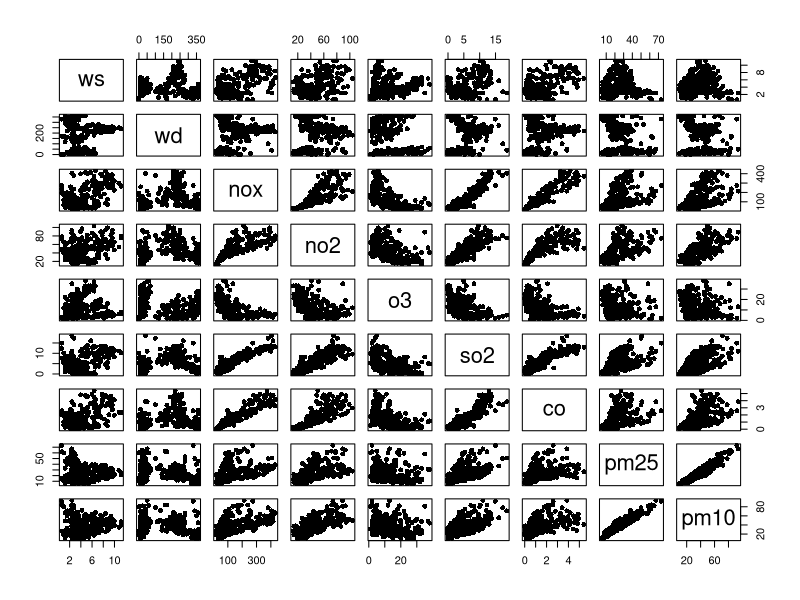
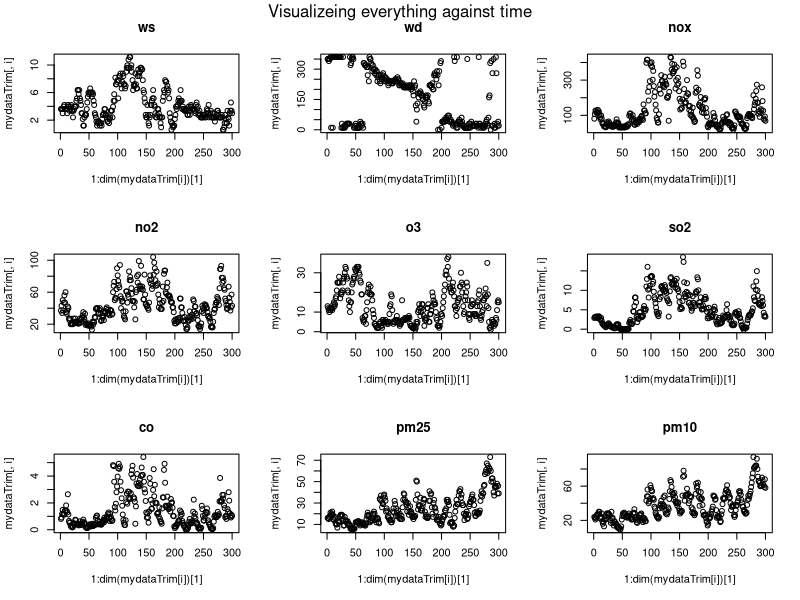

These figures' R source, in order:
# Some preliminary analysis for potential data for 333 prject 
setwd('/Users/Qihong/Code/github/STAT333_Project')
rm(list = ls())
library(GGally)
library(car)
library(plyr)
library(leaps)
mydata = read.csv('data/OpenAir_example_data_long.csv')
dim(mydata)

# eliminate rows with missing values (NA)
mydata = mydata[complete.cases(mydata), ]
# switch the response variables to the end of the dataframe
mydata[length(mydata) + 1] = mydata[7]
mydata[7] = NULL
colnames(mydata)[10] = 'pm10'

# temp: trim the dimentionality of the input space (to plot data)
mydataTrim = data.frame(mydata[1:300,2:10])

# glance at the data
head(mydata)
summary(mydata)
# ggpairs(mydataTrim)
plot(mydataTrim, pch = 16)

# fitting a nai
lm.fit_all = lm(mydata$pm10 ~ mydata$nox +mydata$no2 +mydata$o3 +mydata$so2 +mydata$co)

# plot(lm.fit_all)
# QQ plot indicating abnormality
# outliers removal needed

par(mfrow=c(3,3)) 
for (i in 1:length(mydataTrim)){
    plot(1:dim(mydataTrim[i])[1], mydataTrim[,i])  
    title(colnames(mydataTrim)[i])
}
mtext("Visualizeing everything against time", side = 3, line = -1.5, outer = TRUE)
# we see clear autocorrelation... 

# stepwise regression procedure
# lm.null = lm(mydata$pm10 ~ 1, data = mydataTrim)
# lm.full = lm(mydata$pm10 ~ ., data = mydataTrim)
# step(lm.null, scope = list(lowr = lm.null, upper = lm.full), direction = 'both')


####### TODO ##############
## check auto-correlations
## check multicolinearity
## variable selections
## residual analysis
## standardization
## regularization 
###########################
